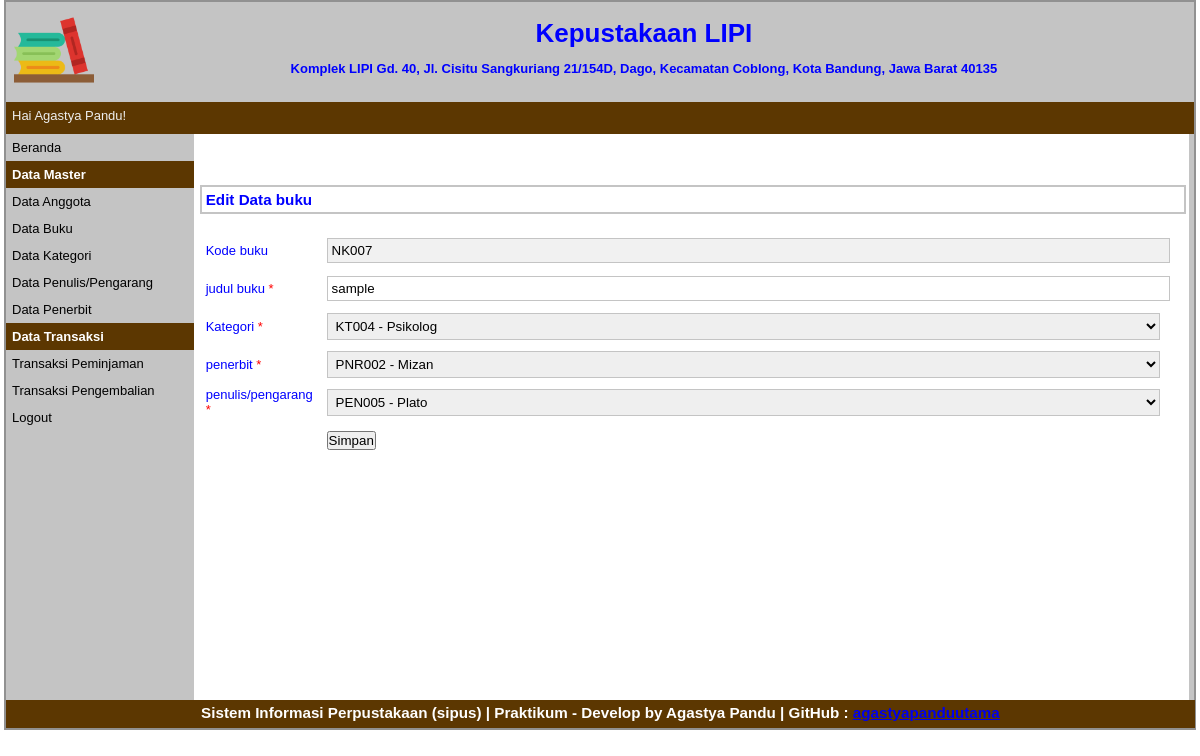
/index.php?p=buku-edit&id=8 (signed in), run on the app's committed database.
### tables this page shows
CREATE TABLE `tbbuku` (
  `id` int(11) NOT NULL,
  `kode_buku` varchar(10) NOT NULL,
  `judulbuku` varchar(50) NOT NULL,
  `kategori` varchar(50) NOT NULL,
  `pengarang` varchar(40) NOT NULL,
  `penerbit` varchar(40) NOT NULL,
  `status` varchar(10) NOT NULL DEFAULT '0' COMMENT '0 = tidak dipinjam\r\n1 = dipinjam',
  `waktu_dibuat` datetime NOT NULL DEFAULT current_timestamp()
);

CREATE TABLE `tbkategori` (
  `id` int(11) NOT NULL,
  `kode_kategori` varchar(10) NOT NULL,
  `nama_kategori` varchar(50) NOT NULL
);

CREATE TABLE `tbpenerbit` (
  `id` int(11) NOT NULL,
  `kode_penerbit` varchar(10) NOT NULL,
  `nama_penerbit` varchar(50) NOT NULL
);

CREATE TABLE `tbpenulis` (
  `id` int(11) NOT NULL,
  `kode_penulis` varchar(10) NOT NULL,
  `nama_penulis` varchar(50) NOT NULL
);

### pages/buku-edit.php (the view, shortened to what this page needs)
<?php
$id_buku = $_GET['id'];
$q_tampil_buku = mysqli_query($db, "SELECT * FROM tbbuku WHERE id='$id_buku'");
$r_tampil_buku = mysqli_fetch_array($q_tampil_buku);
?>
<div id="label-page">
    <h3>Edit Data buku</h3>
</div>
<div id="content">
    <form action="proses/buku-edit-proses.php" method="post" enctype="multipart/form-data">
        <table id="tabel-input">
            <tr>
                <td class="label-formulir">Kode buku</td>
                <td class="isian-formulir"><input type="text" name="kode_buku" value="<?php echo $r_tampil_buku['kode_buku']; ?>" readonly="readonly" class="isian-formulir isian-formulir-border warna-formulir-disabled"></td>
            </tr>
            <tr>
                <td class="label-formulir">judul buku <span style="color:red;">*</span></td>
                <td class="isian-formulir"><input required type="text" name="judulbuku" value="<?php echo $r_tampil_buku['judulbuku']; ?>" class="isian-formulir isian-formulir-border"></td>
            </tr>
            <tr>
                <td class="label-formulir">Kategori <span style="color:red;">*</span></td>
                <td class="isian-formulir">
                    <select name="kategori" class="isian-formulir isian-formulir-border" id="">
                        <?php
                        $query = "SELECT * FROM tbkategori ORDER BY id DESC";
                        $q_tampil_kategori = mysqli_query($db, $query);
                        if (mysqli_num_rows($q_tampil_kategori) > 0) :
                            while ($kat = mysqli_fetch_array($q_tampil_kategori)) :
                        ?>
                                <option <?php if ($r_tampil_buku['kategori'] == $kat['id']) {
                                            echo "selected";
                                        } ?> value="<?= $kat['id'] ?>"><?= $kat['kode_kategori'] ?> - <?= $kat['nama_kategori'] ?></option>
                            <?php endwhile;
                        else : ?>
                            <option disabled value=""> Kategori Kosong</option>
                        <?php endif; ?>
                    </select>
                </td>
            </tr>
            <tr>
                <td class="label-formulir">penerbit <span style="color:red;">*</span></td>
                <td class="isian-formulir">
                    <select name="penerbit" class="isian-formulir isian-formulir-border" id="">
                        <?php
                        $query = "SELECT * FROM tbpenerbit ORDER BY id DESC";
                        $q_tampil_penerbit = mysqli_query($db, $query);
                        if (mysqli_num_rows($q_tampil_penerbit) > 0) :
                            while ($penerbit = mysqli_fetch_array($q_tampil_penerbit)) :
                        ?>
                                <option <?php if ($r_tampil_buku['penerbit'] == $penerbit['id']) {
                                            echo "selected";
                                        } ?> value="<?= $penerbit['id'] ?>"><?= $penerbit['kode_penerbit'] ?> - <?= $penerbit['nama_penerbit'] ?></option>
                            <?php endwhile;
                        else : ?>
                            <option disabled value=""> penerbit Kosong</option>
                        <?php endif; ?>
                    </select>
                </td>
            </tr>
            <tr>
                <td class="label-formulir">penulis/pengarang <span style="color:red;">*</span></td>
                <td class="isian-formulir">
                    <select name="pengarang" class="isian-formulir isian-formulir-border" id="">
                        <?php
                        $query = "SELECT * FROM tbpenulis ORDER BY id DESC";
                        $q_tampil_penulis = mysqli_query($db, $query);
                        if (mysqli_num_rows($q_tampil_penulis) > 0) :
                            while ($penulis = mysqli_fetch_array($q_tampil_penulis)) :
                        ?>
                                <option <?php if ($r_tampil_buku['pengarang'] == $penulis['id']) {
                                            echo "selected";
                                        } ?> value="<?= $penulis['id'] ?>"><?= $penulis['kode_penulis'] ?> - <?= $penulis['nama_penulis'] ?></option>
                            <?php endwhile;
                        else : ?>
                            <option disabled value=""> Penulis Kosong</option>
                        <?php endif; ?>
                    </select>
                </td>
            </tr>
            <tr>
                <td class="label-formulir"></td>
                <td class="isian-formulir"><input type="submit" name="simpan" value="Simpan" id="tombol-simpan"></td>
            </tr>
        </table>
    </form>
</div>

### style.css (style rules this page uses)
* { margin:0px; padding:0px }
body { font-family:sans-serif; font-size:13px; color:blue; }
#label-page { margin-top:6px; margin-bottom:6px; margin-left:6px; border:2px solid #C4C4C4; padding:4px; width:97.9%; }
#content { float:left; width:96.8%; min-height:454px; background-image : border:2px solid #C4C4C4; padding:10px; margin-bottom:6px; }
#tabel-input { width:100%; }
.label-formulir { width:12%; height:36px; margin:20px; }
.isian-formulir { width:80%; padding:4px; width:99.8%; }
.isian-formulir-border { border:1px solid #C4C4C4; }
.warna-formulir-disabled { background-color:#F1F1F1; }

### data on the page
tbbuku: kode_buku "NK007", judulbuku "sample", kategori "KT004 - Psikolog", penerbit "PNR002 - Mizan", pengarang "PEN005 - Plato"

### other printed values
$_SESSION['nama'] "Agastya Pandu"
